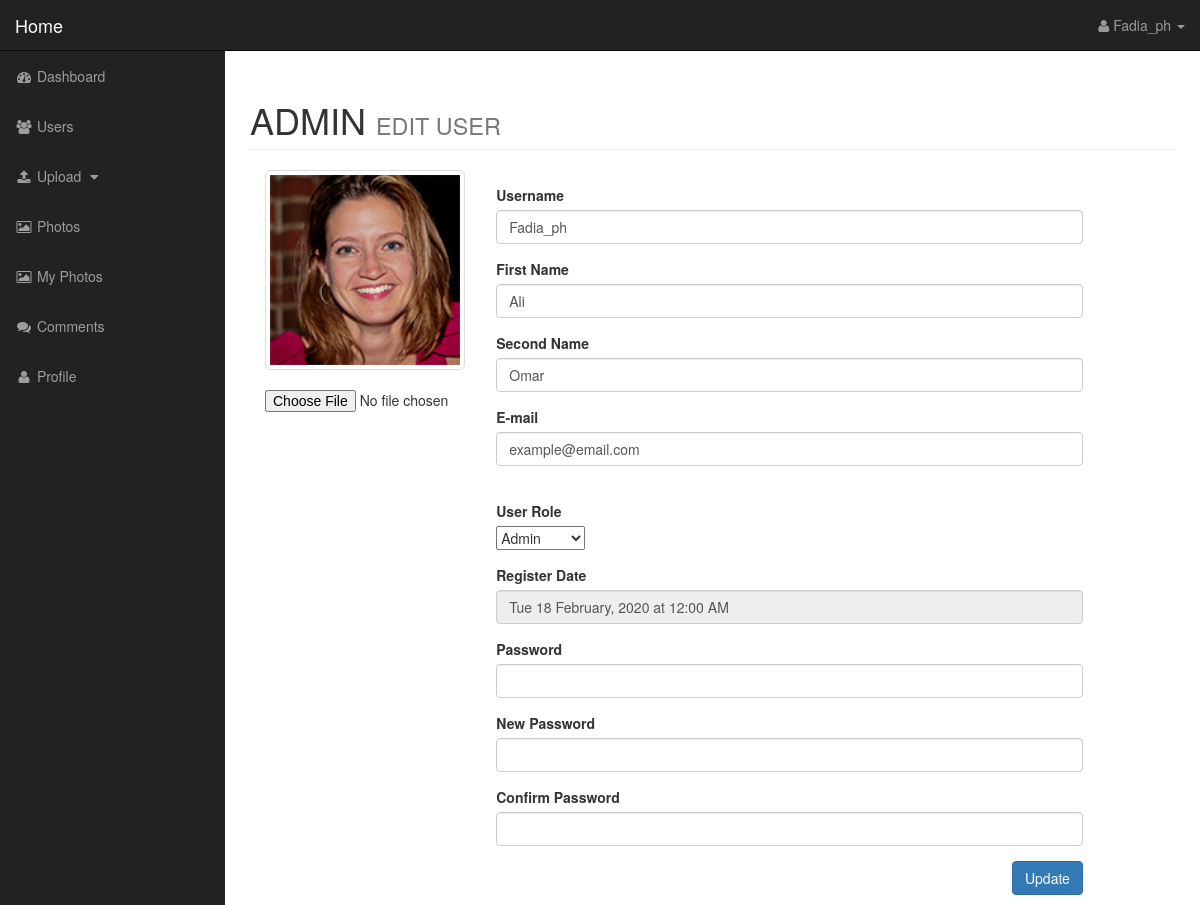
/admin/edit_user.php?user_id=1 (signed in), run on the app's committed database.
### tables this page shows
CREATE TABLE `users` (
  `user_id` int NOT NULL,
  `username` varchar(255) NOT NULL,
  `password` varchar(255) NOT NULL,
  `password_hash` varchar(255) NOT NULL,
  `first_name` varchar(255) NOT NULL,
  `second_name` varchar(255) NOT NULL,
  `photo_name` varchar(255) NOT NULL,
  `user_email` varchar(255) NOT NULL,
  `user_register_date` datetime NOT NULL,
  `user_role` varchar(255) NOT NULL DEFAULT 'subscriber'
);

### admin/includes/classes/db_object.php (called while the page is built, shortened)
 <?php
abstract class DB_object{
        protected $photo_name = "";
        protected $placeholder_photo = "";
        protected $upload_dir = "";
        protected static function instantiation($record){
            $obj = new $called_class;
            foreach($record as $attribute => $value)
            {
                if($obj->has_attribute($attribute)){
                    $obj->$attribute = $value;
                }
            }
            return $obj;
        }
        private function has_attribute($attr){
            $obj_properties = get_object_vars($this);
            return array_key_exists($attr, $obj_properties);
        }
        public static function find_byID($obj_id){
            $id = static::$db_table_fields[0];
            $obj_found = static::makeQuery("SELECT * FROM ". static::$db_table ." WHERE {$id} = $obj_id");
            return !empty($obj_found) ? array_shift($obj_found) : false;
        }
        protected static function makeQuery($sql){
            global $db;
            $obj_arr = array();
            $q_result = $db->query($sql);
            while($row = mysqli_fetch_assoc($q_result))
            {
                $obj_arr[] = static::instantiation($row);
            }
            return $obj_arr;
        }
        public function photo_path(){
            return !empty($this->photo_name) ? $this -> upload_dir . DS . $this -> photo_name : $this->upload_dir . DS . $this->placeholder_photo;
        }
    }
?>

### admin/includes/classes/database.php (called while the page is built, shortened)
<?php
    class Database implements Database_interface{
        private static $instance = NULL;
        private $connection;
        public function open_connection_db(){
            $this->connection = new mysqli(DB_HOST,DB_USER,DB_PASS,DB_NAME);
        }
        public static function get_instance(){
            if(!self::$instance)
                self::$instance = new Database();
            return self::$instance;
        }
        public function query($sql){
            $q_result = $this->connection->query($sql);
            return $q_result;
        }
    }
    $db = Database::get_instance();
?>

### admin/includes/classes/user.php (called while the page is built, shortened)
<?php
    class User extends DB_object implements User_interface{
        function __construct(){
            $this->upload_dir = "images";
        }
        public function __get($property){
            if(property_exists($this, $property))
                return $this->$property;
            else
                $this->errors[] =  "Failed to get $property!";
        }
        public static function get_admin_users(){
            $query = "SELECT * FROM users ";
            $query .= "WHERE user_role = 'admin'";
            $result = User::makeQuery($query);
            return $result;
        }
    }
?>

### admin/includes/functions.php (called while the page is built, shortened)
<?php
function format_date_time($date_time){
    $Day_nr = date('d', strtotime($date_time));
    $Day_name = date('D', strtotime($date_time));
    $Month = date('F', strtotime($date_time));
    $Year = date('Y', strtotime($date_time));
    $hour = date('h', strtotime($date_time));
    $minute = date('i', strtotime($date_time));
    $_12Sys = date('A', strtotime($date_time));
    return "$Day_name $Day_nr $Month, $Year at $hour:$minute $_12Sys";
}
?>

### admin/edit_user.php (the view, shortened to what this page needs)
<?php require_once("includes/header.php"); ?>
<?php
    $username = "";
    $first_name = "";
    $second_name = "";
    $user_email = "";
    $user_role = "";
    $user_register_date = "";
    if(isset($_GET['user_id']) && !empty($_GET['user_id'])){
        $user = User::find_byID($_GET['user_id']);
        $username = $user->username;
        $first_name = $user->first_name;
        $second_name = $user->second_name;
        $user_email = $user->user_email;
        $user_role = $user->user_role;
        $user_register_date = $user->user_register_date;
    }else
        redirect("users.php");
?>
        <nav class="navbar navbar-inverse navbar-fixed-top" role="navigation">
            <?php include("includes/top-nav.php"); ?>
            <?php include("includes/side-nav.php"); ?>
        </nav>
        <div id="page-wrapper">
            <div class="container-fluid">
                <div class="row">
                    <div class="col-lg-12">
                        <h1 class="page-header">
                            ADMIN
                            <small>EDIT USER</small>
                        </h1>
                        <form action="" enctype="multipart/form-data" method="post">
                            <div class="col-md-3">
                                <div class="form-group">
                                        <img class="thumbnail user_photo-thumbnail" src="<? echo $user -> photo_path(); ?>" alt="Gallery Image">
                                    <input type="file" name="file_upload" >
                                </div>
                            </div>
                            <div class="col-md-8">
                                <div class="form-group">
                                   <label for="username">Username</label>
                                    <input type="text" name="username" value="<? echo $username; ?>" class="form-control">
                                </div>
                                <div class="form-group">
                                   <label for="first_name">First Name</label>
                                    <input type="text" name="first_name" value="<? echo $first_name; ?>" class="form-control">
                                </div>
                                <div class="form-group">
                                   <label for="second_name">Second Name</label>
                                    <input type="text" name="second_name" value="<? echo $second_name; ?>" class="form-control">
                                </div>
                                 <div class="form-group">
                                   <label for="user_email">E-mail</label>
                                    <input type="text" name="user_email" value="<? echo $user_email; ?>" class="form-control">
                                </div>
                                <div class="form-group">
                                    <br><label for="user_role">User Role</label><br>
                                    <select name="user_role" id="">
                                    <? if($user_role == 'subscriber'):?>
                                        <option value='subscriber'>Subscriber</option>
                                        <option value='admin'>Admin</option>
                                    <? else: ?>
                                        <option value='admin'>Admin</option>
                                    <? endif; ?>
                                    </select>
                                </div>
                                <div class="form-group">
                                    <label for="">   Register Date </label>
                                    <input  value="<?php echo format_date_time($user_register_date); ?>" type="text" class="form-control" name="user_register_date" readonly>
                                </div>
                                <div class="form-group">
                                   <label for="alternate_text">Password</label>
                                    <input type="password" name="password"  class="form-control">
                                </div>
                                <div class="form-group">
                                   <label for="alternate_text">New Password</label>
                                    <input type="password" name="new_password"  class="form-control">
                                </div>
                                <div class="form-group">
                                   <label for="alternate_text">Confirm Password</label>
                                    <input type="password" name="confirm_password"  class="form-control">
                                </div>
                                <div class="from-group pull-right ">
                                        <input type="submit" name="update" value="Update" class="btn btn-primary">
                                </div>
                            </div>
                        </form>
                    </div>
                </div>
            </div>
        </div>
  <?php include("includes/footer.php"); ?>

### admin/css/sb-admin.css (style rules this page uses)
body { margin-top: 100px; background-color: #222; }
@media (min-width:768px) { body { margin-top: 50px; } }
#page-wrapper { width: 100%; padding: 0; background-color: #fff; }
@media (min-width:768px) { #page-wrapper { padding: 10px; } }

### admin/css/style.css (style rules this page uses)
.user_photo-thumbnail { width: 200px; border-radius: 5px; }

### data on the page
users: photo_name (picture), username "Fadia_ph", first_name "Ali", second_name "Omar", user_email "example@email.com", user_role "Admin", user_register_date "Tue 18 February, 2020 at 12:00 AM"

### other printed values
$uesrname "Fadia_ph"
